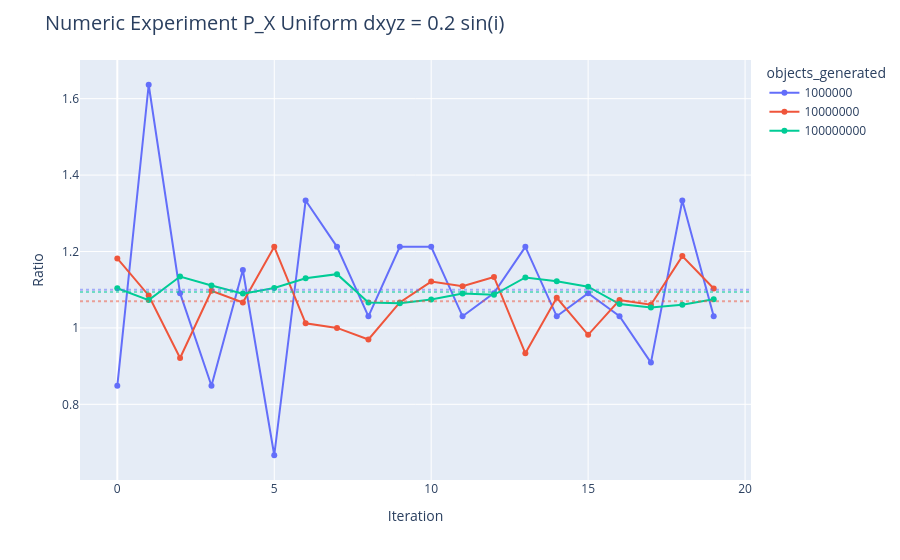

Here is the notebook cell this chart was saved with:
### Code cell
df_complete3 = df2[df2['transformation_type'] == 'uniform_complete_sini']
df_complete3['ratio'] = df_complete3['numerical_count']/df_complete3['theoretical_count']

fig = px.line(
    df_complete3, 
    x='iteration', 
    y='ratio', 
    color='objects_generated', 
    markers=True
)

# Obtener los colores del gráfico
color_map = {}
for trace in fig.data:
    # A veces trace.name no es exactamente igual al valor de la columna, por eso lo forzamos a string
    color_map[str(trace.name)] = trace.line.color

# Agregar línea horizontal del promedio para cada categoría
for category in df_complete3['objects_generated'].unique():
    color = color_map.get(str(category), 'gray')  # color por defecto si no se encuentra
    avg_value = df_complete3.loc[df_complete3['objects_generated'] == category, 'ratio'].mean()

    fig.add_hline(
        y=avg_value,
        line=dict(color=color, width=2, dash='dot'),
        opacity=0.5
    )

# Ajustes visuales
fig.update_layout(
    title=dict(text="Numeric Experiment P_X Uniform dxyz = 0.2 sin(i)", font=dict(size=20)),
    yaxis_title="Ratio",
    xaxis_title="Iteration",
    showlegend=True
)

fig.show()

### Figure 1 — Plotly figure (JSON) as saved in the notebook; plotly's stock layout.template omitted (floating-point values rounded to 4 significant figures)
{"data": [{"hovertemplate": "objects_generated=1000000<br>iteration=%{x}<br>ratio=%{y}<extra></extra>", "legendgroup": "1000000", "line": {"color": "#636efa", "dash": "solid"}, "marker": {"symbol": "circle"}, "mode": "lines+markers", "name": "1000000", "orientation": "v", "showlegend": true, "type": "scatter", "x": [0.0, 1.0, 2.0, 3.0, 4.0, 5.0, 6.0, 7.0, 8.0, 9.0, 10.0, 11.0, 12.0, 13.0, 14.0, 15.0, 16.0, 17.0, 18.0, 19.0], "xaxis": "x", "y": [0.8485, 1.636, 1.091, 0.8485, 1.152, 0.6667, 1.333, 1.212, 1.03, 1.212, 1.212, 1.03, 1.091, 1.212, 1.03, 1.091, 1.03, 0.9091, 1.333, 1.03], "yaxis": "y"}, {"hovertemplate": "objects_generated=10000000<br>iteration=%{x}<br>ratio=%{y}<extra></extra>", "legendgroup": "10000000", "line": {"color": "#EF553B", "dash": "solid"}, "marker": {"symbol": "circle"}, "mode": "lines+markers", "name": "10000000", "orientation": "v", "showlegend": true, "type": "scatter", "x": [0.0, 1.0, 2.0, 3.0, 4.0, 5.0, 6.0, 7.0, 8.0, 9.0, 10.0, 11.0, 12.0, 13.0, 14.0, 15.0, 16.0, 17.0, 18.0, 19.0], "xaxis": "x", "y": [1.182, 1.085, 0.9212, 1.097, 1.067, 1.212, 1.012, 1.0, 0.9697, 1.067, 1.121, 1.109, 1.133, 0.9334, 1.079, 0.9819, 1.073, 1.061, 1.188, 1.103], "yaxis": "y"}, {"hovertemplate": "objects_generated=100000000<br>iteration=%{x}<br>ratio=%{y}<extra></extra>", "legendgroup": "100000000", "line": {"color": "#00cc96", "dash": "solid"}, "marker": {"symbol": "circle"}, "mode": "lines+markers", "name": "100000000", "orientation": "v", "showlegend": true, "type": "scatter", "x": [0.0, 1.0, 2.0, 3.0, 4.0, 5.0, 6.0, 7.0, 8.0, 9.0, 10.0, 11.0, 12.0, 13.0, 14.0, 15.0, 16.0, 17.0, 18.0, 19.0], "xaxis": "x", "y": [1.104, 1.073, 1.135, 1.111, 1.09, 1.104, 1.13, 1.141, 1.067, 1.064, 1.075, 1.09, 1.087, 1.132, 1.122, 1.108, 1.062, 1.053, 1.061, 1.075], "yaxis": "y"}], "layout": {"legend": {"title": {"text": "objects_generated"}, "tracegroupgap": 0}, "margin": {"t": 60}, "shapes": [{"line": {"color": "#636efa", "dash": "dot", "width": 2}, "opacity": 0.5, "type": "line", "x0": 0, "x1": 1, "xref": "x domain", "y0": 1.1, "y1": 1.1, "yref": "y"}, {"line": {"color": "#EF553B", "dash": "dot", "width": 2}, "opacity": 0.5, "type": "line", "x0": 0, "x1": 1, "xref": "x domain", "y0": 1.07, "y1": 1.07, "yref": "y"}, {"line": {"color": "#00cc96", "dash": "dot", "width": 2}, "opacity": 0.5, "type": "line", "x0": 0, "x1": 1, "xref": "x domain", "y0": 1.094, "y1": 1.094, "yref": "y"}], "showlegend": true, "title": {"font": {"size": 20}, "text": "Numeric Experiment P_X Uniform dxyz = 0.2 sin(i)"}, "xaxis": {"anchor": "y", "domain": [0, 1], "title": {"text": "Iteration"}}, "yaxis": {"anchor": "x", "domain": [0, 1], "title": {"text": "Ratio"}}}}
